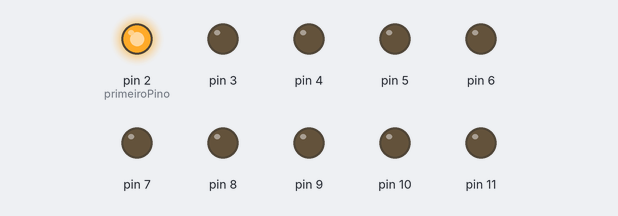
Bench run of a sketch on a simulated Arduino Uno, built with avr-gcc and run on an emulated ATmega328P. Shown: output pins drawn as LEDs (lit = HIGH).

Above: at 0.1 s.
At 0.7 s:
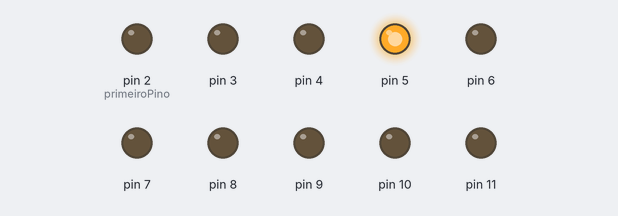
At 1.1 s:
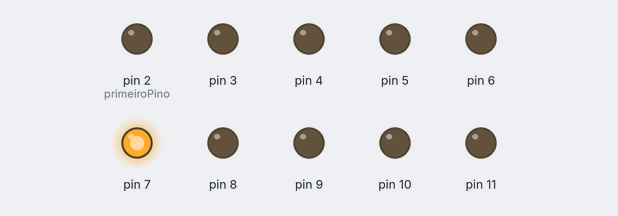
At 2.2 s:
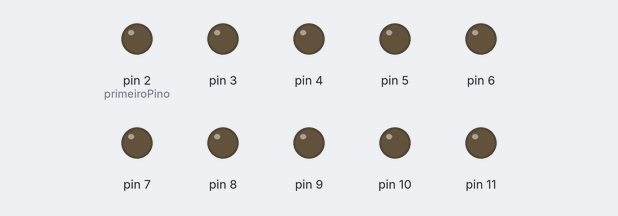
At 3.8 s:
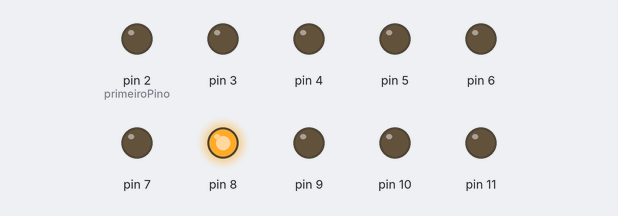
At 5.5 s:
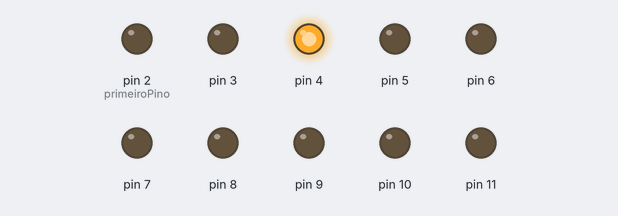
Timing chart, 0 to 5.8 s (numbered marks = the images above):
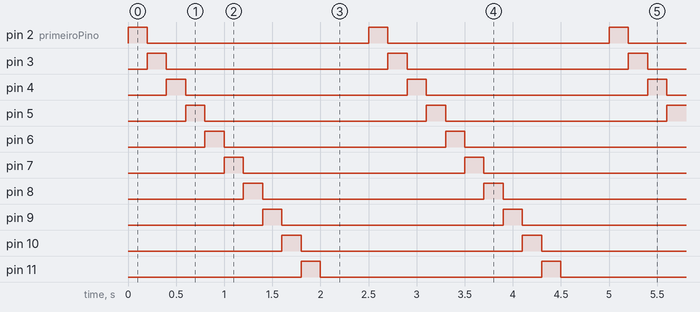

The sketch:

Experimento_II.ino
```cpp
/*
Este código controla uma sequência de 10 LEDs conectados ao Arduino,
acendendo-os um por um em ordem crescente.
Cada LED permanece aceso por 200 milissegundos antes de apagar,
criando um efeito de movimento. Após completar a sequência, há uma pausa de 500 milissegundos antes de reiniciar o ciclo.
*/
const int numLeds = 10;
const int primeiroPino = 2;

void setup() {
  // Configura os pinos de 2 a 11 como saída
  for (int i = 0; i < numLeds; i++) {
    pinMode(primeiroPino + i, OUTPUT);
  }
}

void loop() {
  // Acende cada LED em sequência
  for (int i = 0; i < numLeds; i++) {
    digitalWrite(primeiroPino + i, HIGH); // Acende o LED
    delay(200); // Aguarda 200 milissegundos
    digitalWrite(primeiroPino + i, LOW);  // Apaga o LED
  }

  // Pausa antes de repetir a sequência
  delay(500);
}
```

Measured:
- by itself, pin 2 (primeiroPino), pin 3–11: alternates HIGH for 0.20 s and LOW for 2.3 s
- by itself, everything shown: repeats every 2.5 s, in 11 steps
